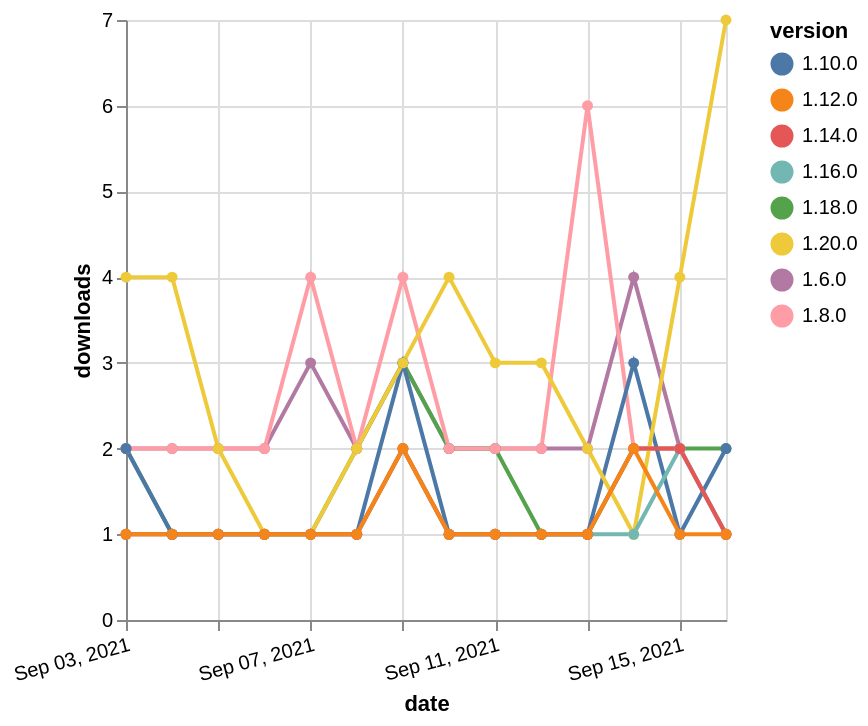

Source (Vega-Lite JSON):
### Vega-Lite specification from a JSON file in a GitHub repository (floating-point values rounded to 4 significant figures)
{"$schema": "https://vega.github.io/schema/vega-lite/v5.json", "description": "A simple bar chart with embedded data.", "data": {"values": [{"date": "2021-09-03", "total": 2648, "delta": 2, "version": "1.6.0"}, {"date": "2021-09-04", "total": 2650, "delta": 2, "version": "1.6.0"}, {"date": "2021-09-05", "total": 2652, "delta": 2, "version": "1.6.0"}, {"date": "2021-09-06", "total": 2654, "delta": 2, "version": "1.6.0"}, {"date": "2021-09-07", "total": 2657, "delta": 3, "version": "1.6.0"}, {"date": "2021-09-08", "total": 2659, "delta": 2, "version": "1.6.0"}, {"date": "2021-09-09", "total": 2662, "delta": 3, "version": "1.6.0"}, {"date": "2021-09-10", "total": 2664, "delta": 2, "version": "1.6.0"}, {"date": "2021-09-11", "total": 2666, "delta": 2, "version": "1.6.0"}, {"date": "2021-09-12", "total": 2668, "delta": 2, "version": "1.6.0"}, {"date": "2021-09-13", "total": 2670, "delta": 2, "version": "1.6.0"}, {"date": "2021-09-14", "total": 2674, "delta": 4, "version": "1.6.0"}, {"date": "2021-09-15", "total": 2676, "delta": 2, "version": "1.6.0"}, {"date": "2021-09-16", "total": 2677, "delta": 1, "version": "1.6.0"}, {"date": "2021-09-03", "total": 1011, "delta": 2, "version": "1.18.0"}, {"date": "2021-09-04", "total": 1012, "delta": 1, "version": "1.18.0"}, {"date": "2021-09-05", "total": 1013, "delta": 1, "version": "1.18.0"}, {"date": "2021-09-06", "total": 1014, "delta": 1, "version": "1.18.0"}, {"date": "2021-09-07", "total": 1015, "delta": 1, "version": "1.18.0"}, {"date": "2021-09-08", "total": 1017, "delta": 2, "version": "1.18.0"}, {"date": "2021-09-09", "total": 1020, "delta": 3, "version": "1.18.0"}, {"date": "2021-09-10", "total": 1022, "delta": 2, "version": "1.18.0"}, {"date": "2021-09-11", "total": 1024, "delta": 2, "version": "1.18.0"}, {"date": "2021-09-12", "total": 1025, "delta": 1, "version": "1.18.0"}, {"date": "2021-09-13", "total": 1026, "delta": 1, "version": "1.18.0"}, {"date": "2021-09-14", "total": 1028, "delta": 2, "version": "1.18.0"}, {"date": "2021-09-15", "total": 1030, "delta": 2, "version": "1.18.0"}, {"date": "2021-09-16", "total": 1032, "delta": 2, "version": "1.18.0"}, {"date": "2021-09-03", "total": 2639, "delta": 2, "version": "1.8.0"}, {"date": "2021-09-04", "total": 2641, "delta": 2, "version": "1.8.0"}, {"date": "2021-09-05", "total": 2643, "delta": 2, "version": "1.8.0"}, {"date": "2021-09-06", "total": 2645, "delta": 2, "version": "1.8.0"}, {"date": "2021-09-07", "total": 2649, "delta": 4, "version": "1.8.0"}, {"date": "2021-09-08", "total": 2651, "delta": 2, "version": "1.8.0"}, {"date": "2021-09-09", "total": 2655, "delta": 4, "version": "1.8.0"}, {"date": "2021-09-10", "total": 2657, "delta": 2, "version": "1.8.0"}, {"date": "2021-09-11", "total": 2659, "delta": 2, "version": "1.8.0"}, {"date": "2021-09-12", "total": 2661, "delta": 2, "version": "1.8.0"}, {"date": "2021-09-13", "total": 2667, "delta": 6, "version": "1.8.0"}, {"date": "2021-09-14", "total": 2669, "delta": 2, "version": "1.8.0"}, {"date": "2021-09-15", "total": 2671, "delta": 2, "version": "1.8.0"}, {"date": "2021-09-16", "total": 2672, "delta": 1, "version": "1.8.0"}, {"date": "2021-09-03", "total": 848, "delta": 2, "version": "1.10.0"}, {"date": "2021-09-04", "total": 849, "delta": 1, "version": "1.10.0"}, {"date": "2021-09-05", "total": 850, "delta": 1, "version": "1.10.0"}, {"date": "2021-09-06", "total": 851, "delta": 1, "version": "1.10.0"}, {"date": "2021-09-07", "total": 852, "delta": 1, "version": "1.10.0"}, {"date": "2021-09-08", "total": 853, "delta": 1, "version": "1.10.0"}, {"date": "2021-09-09", "total": 856, "delta": 3, "version": "1.10.0"}, {"date": "2021-09-10", "total": 857, "delta": 1, "version": "1.10.0"}, {"date": "2021-09-11", "total": 858, "delta": 1, "version": "1.10.0"}, {"date": "2021-09-12", "total": 859, "delta": 1, "version": "1.10.0"}, {"date": "2021-09-13", "total": 860, "delta": 1, "version": "1.10.0"}, {"date": "2021-09-14", "total": 863, "delta": 3, "version": "1.10.0"}, {"date": "2021-09-15", "total": 864, "delta": 1, "version": "1.10.0"}, {"date": "2021-09-16", "total": 866, "delta": 2, "version": "1.10.0"}, {"date": "2021-09-03", "total": 236, "delta": 4, "version": "1.20.0"}, {"date": "2021-09-04", "total": 240, "delta": 4, "version": "1.20.0"}, {"date": "2021-09-05", "total": 242, "delta": 2, "version": "1.20.0"}, {"date": "2021-09-06", "total": 243, "delta": 1, "version": "1.20.0"}, {"date": "2021-09-07", "total": 244, "delta": 1, "version": "1.20.0"}, {"date": "2021-09-08", "total": 246, "delta": 2, "version": "1.20.0"}, {"date": "2021-09-09", "total": 249, "delta": 3, "version": "1.20.0"}, {"date": "2021-09-10", "total": 253, "delta": 4, "version": "1.20.0"}, {"date": "2021-09-11", "total": 256, "delta": 3, "version": "1.20.0"}, {"date": "2021-09-12", "total": 259, "delta": 3, "version": "1.20.0"}, {"date": "2021-09-13", "total": 261, "delta": 2, "version": "1.20.0"}, {"date": "2021-09-14", "total": 262, "delta": 1, "version": "1.20.0"}, {"date": "2021-09-15", "total": 266, "delta": 4, "version": "1.20.0"}, {"date": "2021-09-16", "total": 273, "delta": 7, "version": "1.20.0"}, {"date": "2021-09-03", "total": 442, "delta": 1, "version": "1.16.0"}, {"date": "2021-09-04", "total": 443, "delta": 1, "version": "1.16.0"}, {"date": "2021-09-05", "total": 444, "delta": 1, "version": "1.16.0"}, {"date": "2021-09-06", "total": 445, "delta": 1, "version": "1.16.0"}, {"date": "2021-09-07", "total": 446, "delta": 1, "version": "1.16.0"}, {"date": "2021-09-08", "total": 447, "delta": 1, "version": "1.16.0"}, {"date": "2021-09-09", "total": 449, "delta": 2, "version": "1.16.0"}, {"date": "2021-09-10", "total": 450, "delta": 1, "version": "1.16.0"}, {"date": "2021-09-11", "total": 451, "delta": 1, "version": "1.16.0"}, {"date": "2021-09-12", "total": 452, "delta": 1, "version": "1.16.0"}, {"date": "2021-09-13", "total": 453, "delta": 1, "version": "1.16.0"}, {"date": "2021-09-14", "total": 454, "delta": 1, "version": "1.16.0"}, {"date": "2021-09-15", "total": 456, "delta": 2, "version": "1.16.0"}, {"date": "2021-09-16", "total": 457, "delta": 1, "version": "1.16.0"}, {"date": "2021-09-03", "total": 296, "delta": 1, "version": "1.14.0"}, {"date": "2021-09-04", "total": 297, "delta": 1, "version": "1.14.0"}, {"date": "2021-09-05", "total": 298, "delta": 1, "version": "1.14.0"}, {"date": "2021-09-06", "total": 299, "delta": 1, "version": "1.14.0"}, {"date": "2021-09-07", "total": 300, "delta": 1, "version": "1.14.0"}, {"date": "2021-09-08", "total": 301, "delta": 1, "version": "1.14.0"}, {"date": "2021-09-09", "total": 303, "delta": 2, "version": "1.14.0"}, {"date": "2021-09-10", "total": 304, "delta": 1, "version": "1.14.0"}, {"date": "2021-09-11", "total": 305, "delta": 1, "version": "1.14.0"}, {"date": "2021-09-12", "total": 306, "delta": 1, "version": "1.14.0"}, {"date": "2021-09-13", "total": 307, "delta": 1, "version": "1.14.0"}, {"date": "2021-09-14", "total": 309, "delta": 2, "version": "1.14.0"}, {"date": "2021-09-15", "total": 311, "delta": 2, "version": "1.14.0"}, {"date": "2021-09-16", "total": 312, "delta": 1, "version": "1.14.0"}, {"date": "2021-09-03", "total": 234, "delta": 1, "version": "1.12.0"}, {"date": "2021-09-04", "total": 235, "delta": 1, "version": "1.12.0"}, {"date": "2021-09-05", "total": 236, "delta": 1, "version": "1.12.0"}, {"date": "2021-09-06", "total": 237, "delta": 1, "version": "1.12.0"}, {"date": "2021-09-07", "total": 238, "delta": 1, "version": "1.12.0"}, {"date": "2021-09-08", "total": 239, "delta": 1, "version": "1.12.0"}, {"date": "2021-09-09", "total": 241, "delta": 2, "version": "1.12.0"}, {"date": "2021-09-10", "total": 242, "delta": 1, "version": "1.12.0"}, {"date": "2021-09-11", "total": 243, "delta": 1, "version": "1.12.0"}, {"date": "2021-09-12", "total": 244, "delta": 1, "version": "1.12.0"}, {"date": "2021-09-13", "total": 245, "delta": 1, "version": "1.12.0"}, {"date": "2021-09-14", "total": 247, "delta": 2, "version": "1.12.0"}, {"date": "2021-09-15", "total": 248, "delta": 1, "version": "1.12.0"}, {"date": "2021-09-16", "total": 249, "delta": 1, "version": "1.12.0"}]}, "width": "container", "mark": {"type": "line", "point": {"filled": true}}, "encoding": {"x": {"field": "date", "type": "temporal", "timeUnit": "yearmonthdate", "title": "date", "axis": {"labelAngle": -15}}, "y": {"field": "delta", "type": "quantitative", "title": "downloads"}, "color": {"field": "version", "type": "nominal"}, "tooltip": {"field": "delta"}}}
